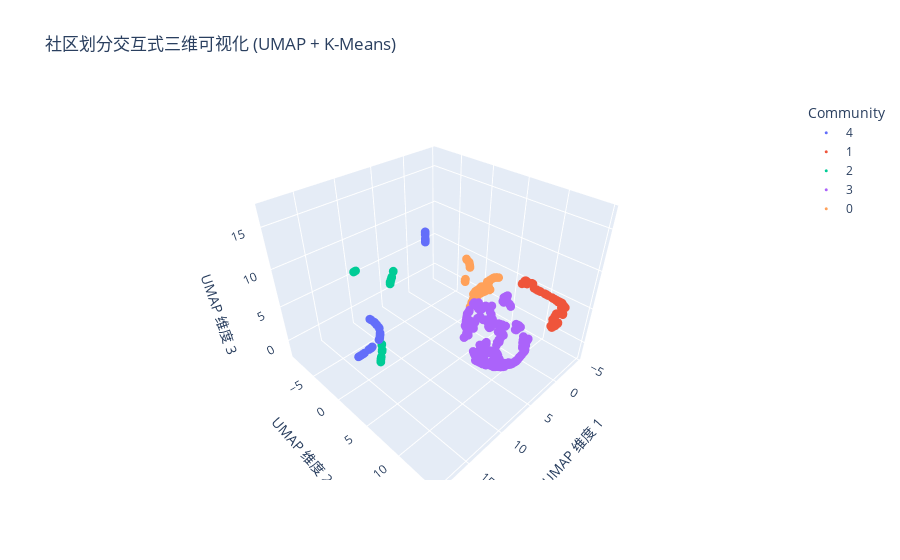

Here is the notebook cell this chart was saved with:
### Code cell
import plotly.express as px

df_3d = pd.DataFrame({
    'UMAP_1': embeddings_2d[:, 0],
    'UMAP_2': embeddings_2d[:, 1],
    'UMAP_3': embeddings_2d[:, 2],
    'Community': predicted_labels.astype(str)  # 转为字符串类型便于颜色区分
})

# 使用 Plotly Express 进行三维散点图交互式可视化
fig = px.scatter_3d(
    df_3d,
    x='UMAP_1', y='UMAP_2', z='UMAP_3',
    color='Community',
    title="社区划分交互式三维可视化 (UMAP + K-Means)",
    labels={
        "UMAP_1": "UMAP 维度 1",
        "UMAP_2": "UMAP 维度 2",
        "UMAP_3": "UMAP 维度 3"
    }
)
fig.update_traces(marker=dict(size=3))
fig.show()
fig.write_html("plotly_3d.html")
